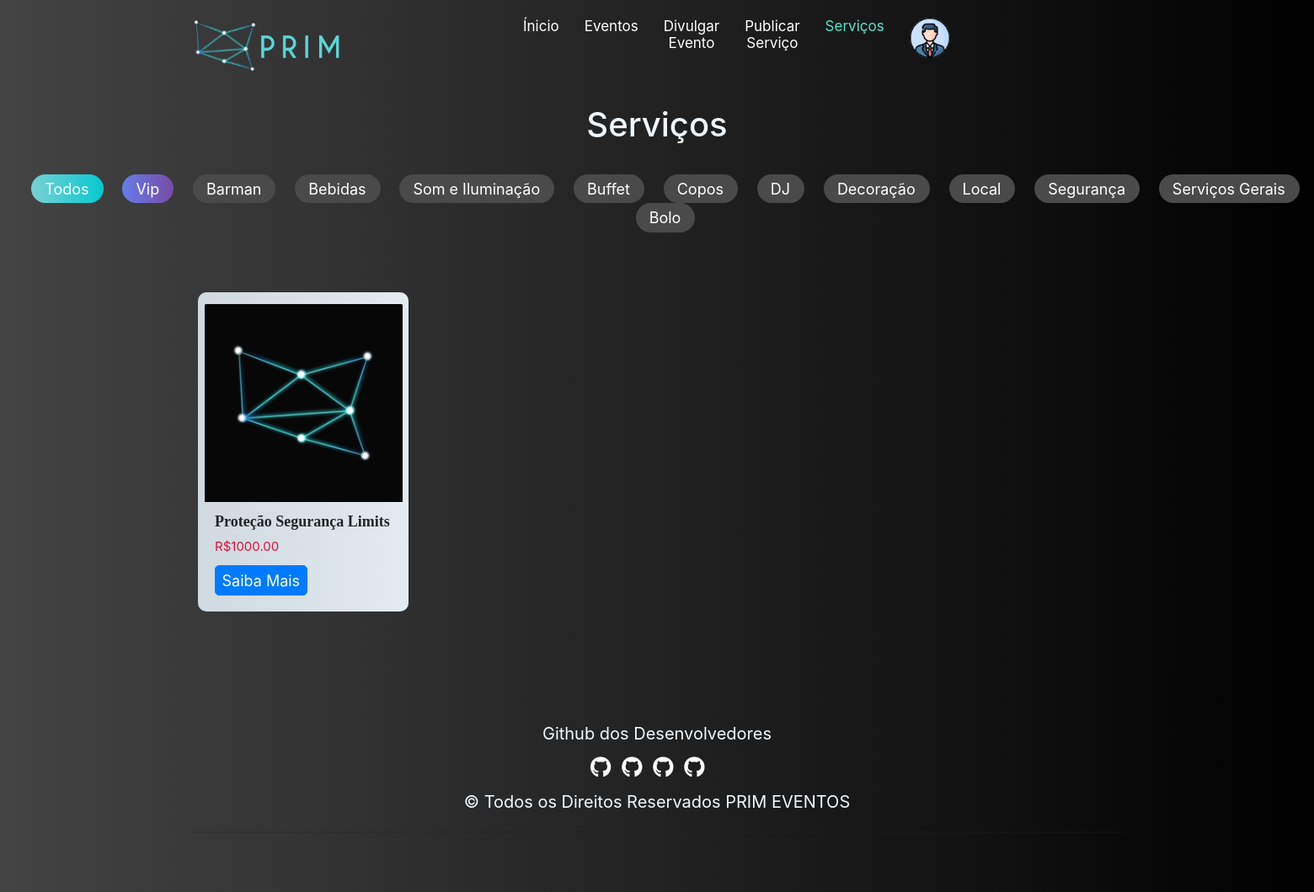
Screenshot of /Serviços.php?filtro=10 (signed in) with the database file from the repository.
### tables this page shows
CREATE TABLE IF NOT EXISTS SERVICO(
	ID_SERVICO int NOT NULL AUTO_INCREMENT,
	TITULO_SERVICO varchar(30) NOT NULL,
	DESCRICAO_SERVICO varchar(315),
	LOCALIZACAO_SERVICO char(9) NOT NULL,
	TELEFONE_SERVICO varchar(16) NOT NULL,
	PRECO_SERVICO decimal(7,2) NOT NULL,
	TAXA_SERVICO decimal(5,2) NOT NULL,
	EMAIL_USER varchar(50) NOT NULL,
	ID_CATEGORIA_SERVICO int NOT NULL,
	CONSTRAINT PK_SERVICO PRIMARY KEY (ID_SERVICO),
	CONSTRAINT FK_SERVICO_USUARIO FOREIGN KEY (EMAIL_USER) REFERENCES USUARIO (EMAIL_USER),
	CONSTRAINT FK_SERVICO_CATEGORIA_SERVICO FOREIGN KEY (ID_CATEGORIA_SERVICO) REFERENCES CATEGORIA_SERVICO (ID_CATEGORIA_SERVICO)
)DEFAULT CHARSET=UTF8;

### Serviços.php (the view, shortened to what this page needs)
<?php
include('Backend/conexao.php');
$filtro = isset($_GET['filtro'])?$_GET['filtro']:"";
$SQL = "SELECT TITULO_SERVICO,PRECO_SERVICO,ID_SERVICO FROM SERVICO WHERE ID_CATEGORIA_SERVICO LIKE '$filtro' ORDER BY ID_SERVICO DESC";
$consulta = mysqli_query($conexao, $SQL);
?>
<!DOCTYPE html>
<html lang="en">
<head>
  <link rel="stylesheet" href="style.css">
  <link href="https://cdn.jsdelivr.net/npm/bootstrap@5.0.0/dist/css/bootstrap.min.css" rel="stylesheet">
  <link href="https://cdn.jsdelivr.net/npm/bootstrap@5.0.0-beta3/dist/css/bootstrap.min.css" rel="stylesheet">
  <link href="//maxcdn.bootstrapcdn.com/bootstrap/3.3.0/css/bootstrap.min.css" rel="stylesheet" id="bootstrap-css">
  <link href="//maxcdn.bootstrapcdn.com/bootstrap/4.0.0/css/bootstrap.min.css" rel="stylesheet" id="bootstrap-css">
  <link href="/your-path-to-fontawesome/css/fontawesome.css" rel="stylesheet">
  <link href="/your-path-to-fontawesome/css/brands.css" rel="stylesheet">
  <link href="/your-path-to-fontawesome/css/solid.css" rel="stylesheet">
</head>
<body>
  <div class="container">
    <div class="row">
      <div class="col-4 col-md-2 col-lg-0">
        <img src="Imgs/LogoFULL.png" class="logo">
      </div>
      <div class="col-6 col-md-6 col-sm-6 col-lg-6 menu_area">
        <nav class="navbar navbar-expand-lg ">
          <ul class="navbar-nav me-auto mb-6 mb-lg-0">
            <li class="nav-item">
              <a class="nav-link" href="Prim.php">Ínicio</a>
            </li>
            <li class="nav-item">
              <a class="nav-link" href="Eventos.php">Eventos</a>
            </li>
            <li class="nav-item">
              <a class="nav-link" href="publicarE.php">Divulgar Evento</a>
            </li>
            <li class="nav-item">
              <a class="nav-link" href="publicarS.php">Publicar Serviço</a>
            </li>
            <li class="nav-item">
              <a class="nav-link active" href="Serviços.php">Serviços</a>
            </li>
            <div class="float-right">
              <ul class="navbar-nav align-items-center  ml-auto ml-md-0 ">
                <li class="nav-item dropdown">
                  <a class="nav-link pr-0" href="#" role="button" data-toggle="dropdown" aria-haspopup="true" aria-expanded="false">
                    <div class="media align-items-center">
                      <span class="avatar avatar-sm rounded-circle">
                        <img alt="Image placeholder" src="Imgs/user.png">
                      </span>
                      <div class="media-body  ml-2  d-none d-lg-block">
                      </div>
                    </div>
                  </a>
                </li>
              </ul>
            </div>
      </div>
    </div>
  </div>
  <div>
    <h1 style="font-size:40px;text-align:center;color:aliceblue;"> Serviços
    </h1>
  </div> <br><br>
  <div class="container-fluid">
    <div class="row align-items-start ">
      <div class="text-center">
      <div class="busca" style="margin-bottom:40px;">
        <form method="get">
        <button value="%%" name="filtro" type="submit" style="  margin-top: 0px; background: linear-gradient(90deg, #77d1d4 0%, #05c9cf 100%);" class="btn btn-outline-danger">Todos</button>
        <button value="1" name="filtro" type="submit" style="   background: linear-gradient(90deg, #667EEA 0%, #764BA2 100%);"  class="btn btn-outline-primary"  class="btn btn-outline-danger">Vip</button>
        <button value="2" name="filtro" type="submit" class="btn btn-outline-info">Barman </button>
        <button value="3" name="filtro" type="submit" class="btn btn-outline-info">Bebidas</button>
        <button value="4" name="filtro" type="submit" class="btn btn-outline-info">Som e Iluminação</button>
        <button value="5" name="filtro" type="submit" class="btn btn-outline-info">Buffet</button>
        <button value="6" name="filtro" type="submit" class="btn btn-outline-info">Copos</button>
        <button value="7" name="filtro" type="submit" class="btn btn-outline-info">DJ</button>
        <button value="8" name="filtro" type="submit" class="btn btn-outline-info">Decoração</button>
        <button value="9" name="filtro" type="submit" class="btn btn-outline-info">Local</button>
        <button value="10" name="filtro" type="submit" class="btn btn-outline-info">Segurança</button>
        <button value="11" name="filtro" type="submit" class="btn btn-outline-info">Serviços Gerais</button>
        <button value="12" name="filtro" type="submit" class="btn btn-outline-info">Bolo</button>
        </form>
      </div>
      </div>
    </div>
  </div>
  <br><br>
  <div class="container">
    <div class="row align-items-start">
      <div class="col-12 busca">
      </div>
    </div>
  </div>
  <div class="container">
    <div class="row align-items-start">
      <?php while ($mostraServico = mysqli_fetch_array($consulta)) { ?>
        <div class="card2" style="width: 25rem; margin-bottom:20px; margin-right:7%">
          <img src="Imgs/Card.jpg" class="card-img-top" alt="...">
          <div class="card-body">
            <h5 class="card-title"><Strong> <?php print "$mostraServico[0]"; ?></Strong></h5>
            <p class="card-text">R$<?php print "$mostraServico[1]"; ?></p>
            <form method="post" action="ServicoD.php" >
                <button  value="<?php echo $mostraServico[2]?>" name="servic" type="submit" class="btn btn-primary">Saiba Mais</button>
            </form>
          </div>
        </div>
      <?php } ?>
    </div>
  </div>
  <section id="footer">
    <div class="container">
    <div class="text-center">
      <div class="row">
             <p >Github dos Desenvolvedores</p>
          <ul class="list-unstyled list-inline social text-center">
            <li class="list-inline-item"><a href="https://github.com/RBGoriginal"><i class="fa fa-github"></i></a></li>
            <li class="list-inline-item"><a href="https://github.com/Marcojrr12"><i class="fa fa-github"></i></a></li>
            <li class="list-inline-item"><a href="https://github.com/pedr0santos"><i class="fa fa-github"></i></a></li>
            <li class="list-inline-item"><a href="https://github.com/iagolanaa"><i class="fa fa-github"></i></a></li>
          </ul> <p >© Todos os Direitos Reservados PRIM EVENTOS</p>
        </div>
        <hr>
      </div>
  </section>
</body>
</html>

### style.css (style rules this page uses)
body { background: linear-gradient(90deg, #434343 0%, #202020 100%); }
.menu_area ul li a { color: white; text-decoration: none; font-size: 17px; margin-right: 20px; }
.menu_area { margin-right: 10px; margin-top: 25px; text-align: center; float: right; margin-left: auto; margin-right: auto; }
.logo { max-width: 220px; margin-left: auto; }
.navbar-nav .active { color: rgba(89, 227, 202, 1); }
.busca button { margin-left: 20px; background-color: #4b4a4a; color: white; font-size: 2px; border: none; padding-left: 16px; padding-right: 17px; border-radius: 40px!important ; }
.card2 { margin-top: 20px; margin-left: 25px; padding: 6px; border-radius: 50px; background: linear-gradient(90deg, #CFD9DF 0%, #E2EBF0 100%); }
.card2 h5 { font-size:18px ; }
.card2 p { font-size:15px ; }
.card2 img { margin-top: 30px; }
section { padding: 60px 0; }
#footer { background: linear-gradient(90deg, #434343 0%, #000000 100%) !important; margin-top: 50px; }
#footer a { color: #ffffff; text-decoration: none !important; background-color: transparent; -webkit-text-decoration-skip: objects; }
#footer ul.social li { padding: 3px 0; }
#footer ul.social li a i { margin-right: 5px; font-size:25px; -webkit-transition: .5s all ease; -moz-transition: .5s all ease; transition: .5s all ease; }
#footer ul.social li a, #footer ul.quick-links li a { color:#ffffff; }
.btn-primary { color: #fff; background: linear-gradient(90deg, #00CDAC 0%, #8DDAD5 100%); border-color:linear-gradient(90deg, #00CDAC 0%, #8DDAD5 100%); border-radius: 8px; }
body { background: linear-gradient(90deg, #434343 0%, #000000 100%); }
.card2 { margin-top: 45px; border-radius: 10px; background: linear-gradient(90deg, #CFD9DF 0%, #E2EBF0 100%); }
.card2 img { margin-top: 8px; }
h1 { color: aliceblue; }
p { color: aliceblue; }
.card-text { color: crimson; }
.avatar img { width: 100%; }
img { vertical-align: middle; border-style: none; }
.avatar-sm { font-size: .875rem; width: 36px; height: 36px; }
.avatar { font-size: 1rem; display: inline-flex; width: 48px; height: 48px; color: #fff; border-radius: .375rem; background-color: #adb5bd; align-items: center; justify-content: center; }
span { color: #434343; }
.container-fluid { width: 100%; padding-right: 15px; padding-left: 15px; margin-right: auto; margin-left: auto; }
*, *::before, *::after { -webkit-box-sizing: border-box; box-sizing: border-box; }
div { display: block; }
input, textarea, button { padding: 8px 15px; border-radius: 5px !important; margin: 5px 0px; box-sizing: border-box; border: 1px solid #ccc; font-size: 18px !important; font-weight: 300 }
p { font-size: 20px; }
strong { font-family: Swis721_B; }

### rows the page displays
servico: TITULO_SERVICO "Proteção Segurança Limits", PRECO_SERVICO "1000.00", $mostraServico[2] 3 (drawn)
